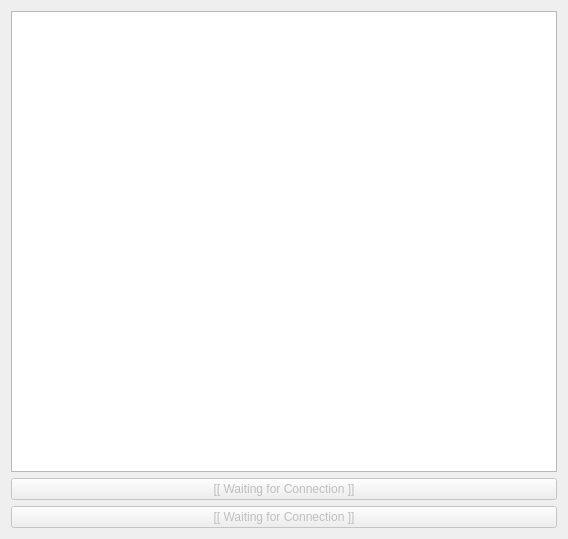
<?xml version="1.0" encoding="UTF-8"?>
<ui version="4.0">
 <class>Dialog</class>
 <widget class="QDialog" name="Dialog">
  <property name="geometry">
   <rect>
    <x>0</x>
    <y>0</y>
    <width>568</width>
    <height>539</height>
   </rect>
  </property>
  <property name="sizePolicy">
   <sizepolicy hsizetype="Expanding" vsizetype="Expanding">
    <horstretch>0</horstretch>
    <verstretch>0</verstretch>
   </sizepolicy>
  </property>
  <property name="minimumSize">
   <size>
    <width>568</width>
    <height>539</height>
   </size>
  </property>
  <property name="windowTitle">
   <string>Dialog</string>
  </property>
  <property name="windowOpacity">
   <double>1.000000000000000</double>
  </property>
  <property name="autoFillBackground">
   <bool>true</bool>
  </property>
  <property name="sizeGripEnabled">
   <bool>false</bool>
  </property>
  <layout class="QFormLayout" name="formLayout">
   <item row="0" column="0" colspan="2">
    <widget class="QTextEdit" name="textEdit">
     <property name="sizePolicy">
      <sizepolicy hsizetype="Expanding" vsizetype="Expanding">
       <horstretch>100</horstretch>
       <verstretch>100</verstretch>
      </sizepolicy>
     </property>
     <property name="acceptDrops">
      <bool>false</bool>
     </property>
     <property name="autoFillBackground">
      <bool>false</bool>
     </property>
     <property name="documentTitle">
      <string notr="true"/>
     </property>
     <property name="undoRedoEnabled">
      <bool>false</bool>
     </property>
     <property name="html">
      <string notr="true">&lt;!DOCTYPE HTML PUBLIC &quot;-//W3C//DTD HTML 4.0//EN&quot; &quot;http://www.w3.org/TR/REC-html40/strict.dtd&quot;&gt;
&lt;html&gt;&lt;head&gt;&lt;meta name=&quot;qrichtext&quot; content=&quot;1&quot; /&gt;&lt;style type=&quot;text/css&quot;&gt;
p, li { white-space: pre-wrap; }
&lt;/style&gt;&lt;/head&gt;&lt;body style=&quot; font-family:'.SF NS Text'; font-size:13pt; font-weight:400; font-style:normal;&quot;&gt;
&lt;p style=&quot;-qt-paragraph-type:empty; margin-top:0px; margin-bottom:0px; margin-left:0px; margin-right:0px; -qt-block-indent:0; text-indent:0px;&quot;&gt;&lt;br /&gt;&lt;/p&gt;&lt;/body&gt;&lt;/html&gt;</string>
     </property>
     <property name="overwriteMode">
      <bool>false</bool>
     </property>
     <property name="textInteractionFlags">
      <set>Qt::NoTextInteraction</set>
     </property>
     <property name="placeholderText">
      <string notr="true"/>
     </property>
    </widget>
   </item>
   <item row="1" column="0" colspan="2">
    <widget class="QPushButton" name="button1">
     <property name="enabled">
      <bool>false</bool>
     </property>
     <property name="cursor">
      <cursorShape>PointingHandCursor</cursorShape>
     </property>
     <property name="focusPolicy">
      <enum>Qt::NoFocus</enum>
     </property>
     <property name="toolTipDuration">
      <number>2</number>
     </property>
     <property name="text">
      <string>[[ Waiting for Connection ]]</string>
     </property>
     <property name="autoDefault">
      <bool>false</bool>
     </property>
    </widget>
   </item>
   <item row="2" column="0" colspan="2">
    <widget class="QPushButton" name="button2">
     <property name="enabled">
      <bool>false</bool>
     </property>
     <property name="cursor">
      <cursorShape>PointingHandCursor</cursorShape>
     </property>
     <property name="focusPolicy">
      <enum>Qt::NoFocus</enum>
     </property>
     <property name="text">
      <string>[[ Waiting for Connection ]]</string>
     </property>
     <property name="autoDefault">
      <bool>false</bool>
     </property>
    </widget>
   </item>
  </layout>
 </widget>
 <resources/>
 <connections/>
</ui>
